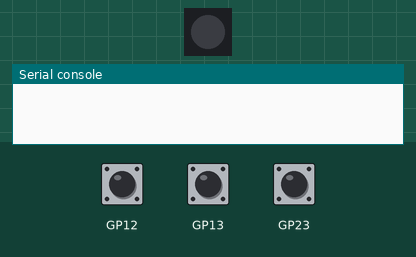
The program below on a simulated Raspberry Pi Pico running MicroPython. Parts: 1 RGB LEDs in strip order, left to right, the last lines printed to the serial console. The test bench sets the inputs (shaded band).

Above: at 1.2 s.
1.3 s: button A pressed for 0.15 s
At 1.9 s:
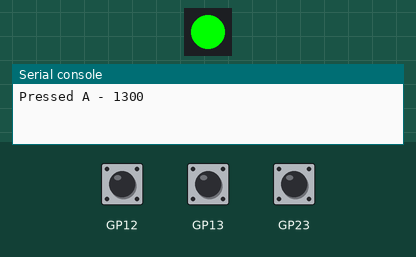
2.9 s: button B pressed for 0.15 s
At 4.1 s:
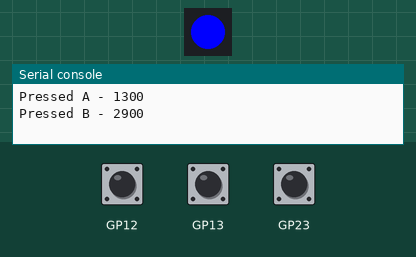
4.5 s: button BOOT pressed for 0.15 s
At 5.5 s:
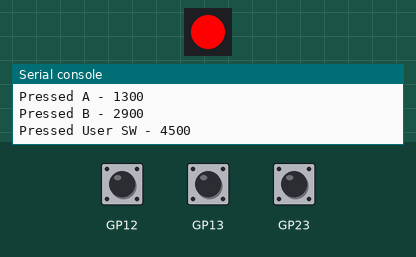
6.1 s: button A pressed for 1 s
At 6.7 s:
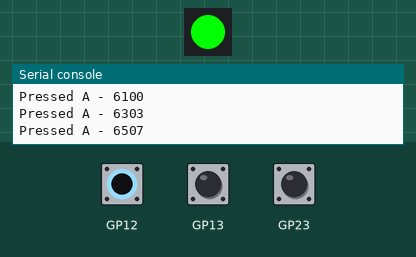
8.6 s: button B pressed for 1 s
At 9.8 s:
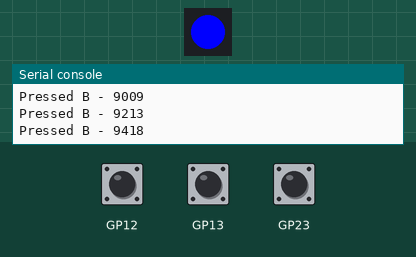
Timing chart, 0 to 11.6 s (numbered marks = the images above; inputs shaded):
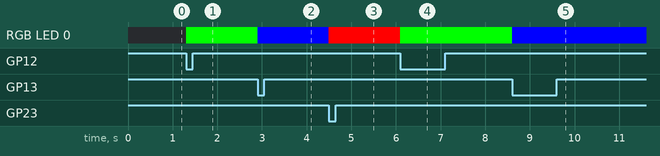

The program:

rgb-led-and-buttons.py
```python
import time

# Import plasma2040
from plasma import plasma2040

# Import helpers for RGB LEDs and Buttons
from pimoroni import RGBLED, Button

led = RGBLED(plasma2040.LED_R, plasma2040.LED_G, plasma2040.LED_B)
led.set_rgb(0, 0, 0)

user_sw = Button(plasma2040.USER_SW)
button_a = Button(plasma2040.BUTTON_A)
button_b = Button(plasma2040.BUTTON_B)

while True:
    if user_sw.read():
        print("Pressed User SW - {}".format(time.ticks_ms()))
        led.set_rgb(255, 0, 0)
    if button_a.read():
        print("Pressed A - {}".format(time.ticks_ms()))
        led.set_rgb(0, 255, 0)
    if button_b.read():
        print("Pressed B - {}".format(time.ticks_ms()))
        led.set_rgb(0, 0, 255)
```

Measured:
- after the input at 1.3 s, RGB LED 0: off → RGB(0, 255, 0) at once
- after the input at 2.9 s, RGB LED 0: RGB(0, 255, 0) → RGB(0, 0, 255) at once
- after the input at 4.5 s, RGB LED 0: RGB(0, 0, 255) → RGB(255, 0, 0) at once
- after the input at 6.1 s, RGB LED 0: RGB(255, 0, 0) → RGB(0, 255, 0) at once
- after the input at 8.6 s, RGB LED 0: RGB(0, 255, 0) → RGB(0, 0, 255) at once
